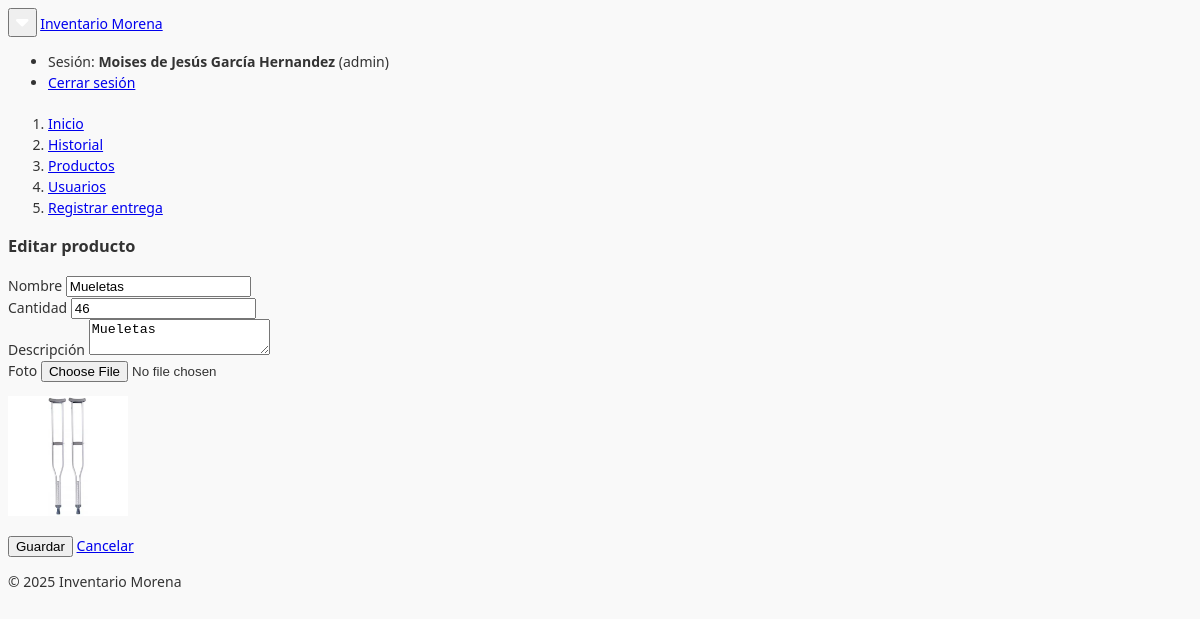
Page /productos.php?action=edit&id=8 (signed in) on the committed database.
### tables this page shows
CREATE TABLE `productos` (
  `id` int(11) NOT NULL,
  `nombre` varchar(100) NOT NULL,
  `descripcion` text DEFAULT NULL,
  `cantidad` int(11) NOT NULL DEFAULT 0,
  `foto` varchar(255) DEFAULT NULL,
  `created_at` date NOT NULL DEFAULT current_timestamp()
);

### productos.php (the view, shortened to what this page needs)
<?php
require_once __DIR__ . '/conexion.php';
$action = $_GET['action'] ?? 'list';
$id = isset($_GET['id']) ? (int)$_GET['id'] : 0;
include __DIR__ . '/header.php';
if($action==='create' || ($action==='edit' && $id)){
  $row = ['nombre'=>'','descripcion'=>'','cantidad'=>0,'foto'=>null];
  if($action==='edit'){
    $stmt=$mysqli->prepare("SELECT * FROM productos WHERE id=?");
    $stmt->bind_param("i",$id);
    $stmt->execute();
    $res=$stmt->get_result();
    $row=$res->fetch_assoc();
  }
  ?>
  <div class="panel panel-default">
    <div class="panel-heading">
      <h3 class="panel-title"><?= $action==='create'?'Nuevo producto':'Editar producto' ?></h3>
    </div>
    <div class="panel-body">
      <form method="POST" enctype="multipart/form-data">
        <div class="row">
          <div class="form-group col-xs-12 col-sm-6">
            <label>Nombre</label>
            <input name="nombre" class="form-control" value="<?= htmlspecialchars($row['nombre']) ?>" required>
          </div>
          <div class="form-group col-xs-12 col-sm-6">
            <label>Cantidad</label>
            <input type="number" name="cantidad" class="form-control" value="<?= (int)$row['cantidad'] ?>" required>
          </div>
          <div class="form-group col-xs-12">
            <label>Descripción</label>
            <textarea name="descripcion" class="form-control"><?= htmlspecialchars($row['descripcion']) ?></textarea>
          </div>
          <div class="form-group col-xs-12">
            <label>Foto</label>
            <input type="file" name="foto" class="form-control">
            <?php if(!empty($row['foto'])): ?>
              <p><img src="<?= htmlspecialchars($row['foto']) ?>" style="max-height:120px;max-width:100%;"></p>
            <?php endif; ?>
          </div>
        </div>
        <button class="btn btn-primary" type="submit">Guardar</button>
        <a class="btn btn-default" href="productos.php">Cancelar</a>
      </form>
    </div>
  </div>
  <?php
}
include __DIR__ . '/footer.php';
?>

### header.php (style rules this page uses)
body { font-family: "Patria", "noto Sans", "Helvetica", "Arial", sans-serif; font-size: 14px; line-height: 1.5; color: #333; background-color: #f9f9f9; }

### rows in the picture
productos: nombre "Mueletas", cantidad "46", descripcion "Mueletas", foto (picture)

### other values in the picture
constant('APP_NAME') "Inventario Morena"
$user['nombre'] "Moises de Jesús García Hernandez"
$user['rol'] "admin"
